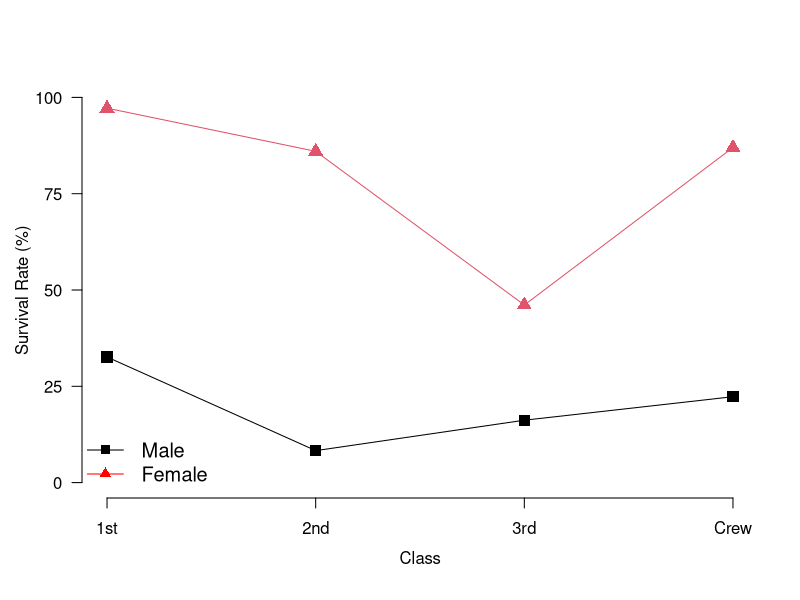

Here is the R script that generated this plot:
## ---- chunk 1
#| include: false
library(tidyverse)
library(RcmdrMisc)
## ---- chunk 2
Titanic
## ---- chunk 3
class(Titanic)
## ---- chunk 4
# 変数名と値カテゴリを表示させたい場合
dimnames(Titanic)

# テーブルの次元数だけ確認する場合
dim(Titanic)

# 集計客体数
sum(Titanic)
## ---- chunk 5
TBL <- Titanic[,,"Adult",]
dimnames(TBL)
## ---- chunk 6
TabSex_temp <- TBL["1st",,] + TBL["2nd",,] + TBL["3rd",,] + TBL["Crew",,]
TabSex_temp
## ---- chunk 7
# TBLの第2次元（Sex）と第3次元（Survived）の組み合わせごとにセル度数を合計（sum）する
TabSex <- apply(TBL, c(2,3), sum)
TabSex
## ---- chunk 8
rowPercents(TabSex)
## ---- chunk 9
TabClass <- apply(TBL, c(1,3), sum)
TabClass
## ---- chunk 10
rowPercents(TabClass)
## ---- chunk 11
rowPercents(TBL[,"Male",])
rowPercents(TBL[,"Female",])
## ---- chunk 12
RstCS <- apply(TBL, 2, rowPercents, simplify = FALSE)
RstCS
## ---- chunk 13
PropSurv <- cbind(RstCS$Male  [, "Yes"],
                  RstCS$Female[, "Yes"])

colnames(PropSurv) <- c("Male", "Female")
PropSurv
## ---- chunk 14
matplot(PropSurv, 
        type = "o", 
        lty  = 1,
        pch  = c(15, 17),
        ylim = c(0,100),
        cex = 1.5,
        axes = FALSE,
        ann = FALSE)
axis(1, at = seq(1,4), labels = rownames(PropSurv))
axis(2, at = seq(0, 100, 25), las = 1)
mtext("Class", side = 1, line = 2.5)
mtext("Survival Rate (%)",   side = 2, line = 2.5)
legend("bottomleft",
       colnames(PropSurv),
       lty = 1,
       pch = c(15, 17),
       col = c("black", "red"),
       bty = "n",
       cex = 1.2)
